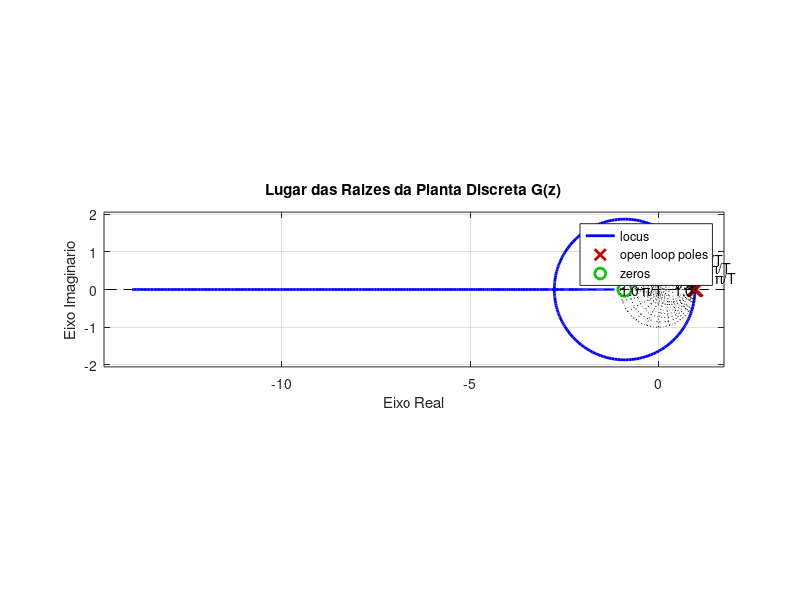

Write MATLAB code to recreate this figure.
% Limpeza do ambiente
clear; close all; clc;

% Tempo de amostragem definido no projeto
Ts = 0.05; 

% Declaracao da variavel complexa z no dominio discreto
z = tf('z', Ts);

% Montagem da Funcao de Transferencia Discreta G(z)
% Utilizando as equacoes literais para manter a precisao das casas decimais
numerador = 0.0526 * (0.00101*z + 0.0009);
denominador = (0.8842^2) * (z - 1) * (z - exp(-0.04421));

% Planta Discreta final
Gz = numerador / denominador;

% Exibe a funcao de transferencia no console para conferencia
disp('Funcao de Transferencia Discreta G(z):');
Gz

% Plotagem do Lugar das Raizes (Root Locus)
figure;
rlocus(Gz);
hold on;

% Adiciona o circulo unitario e a grade de amortecimento continuo (zgrid)
zgrid;

% Trava os eixos na mesma proporcao para o circulo nao ficar com formato oval
axis equal; 

% Formatacao estetica do grafico para exportacao para o relatorio
title('Lugar das Raizes da Planta Discreta G(z)');
xlabel('Eixo Real');
ylabel('Eixo Imaginario');
